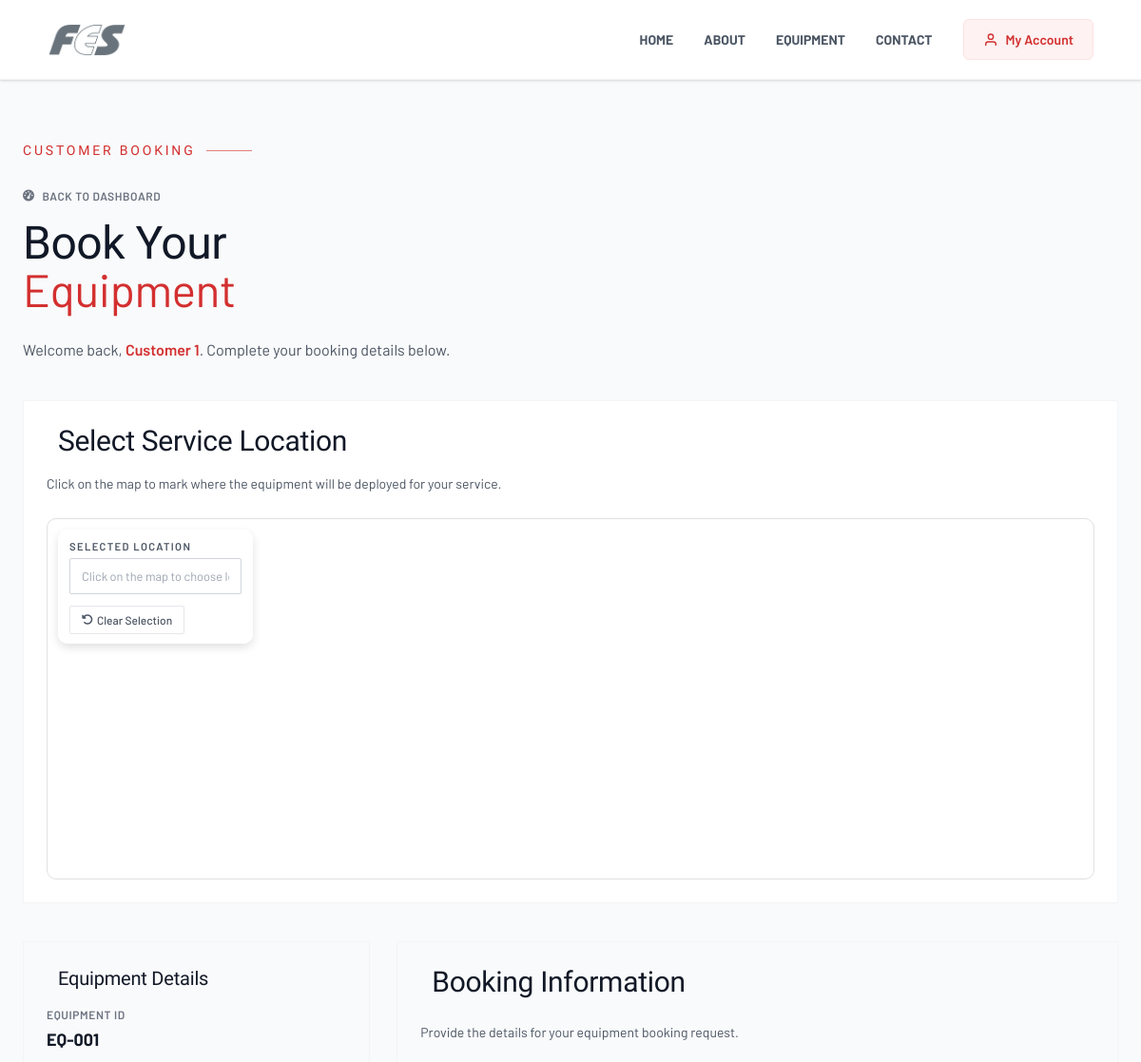
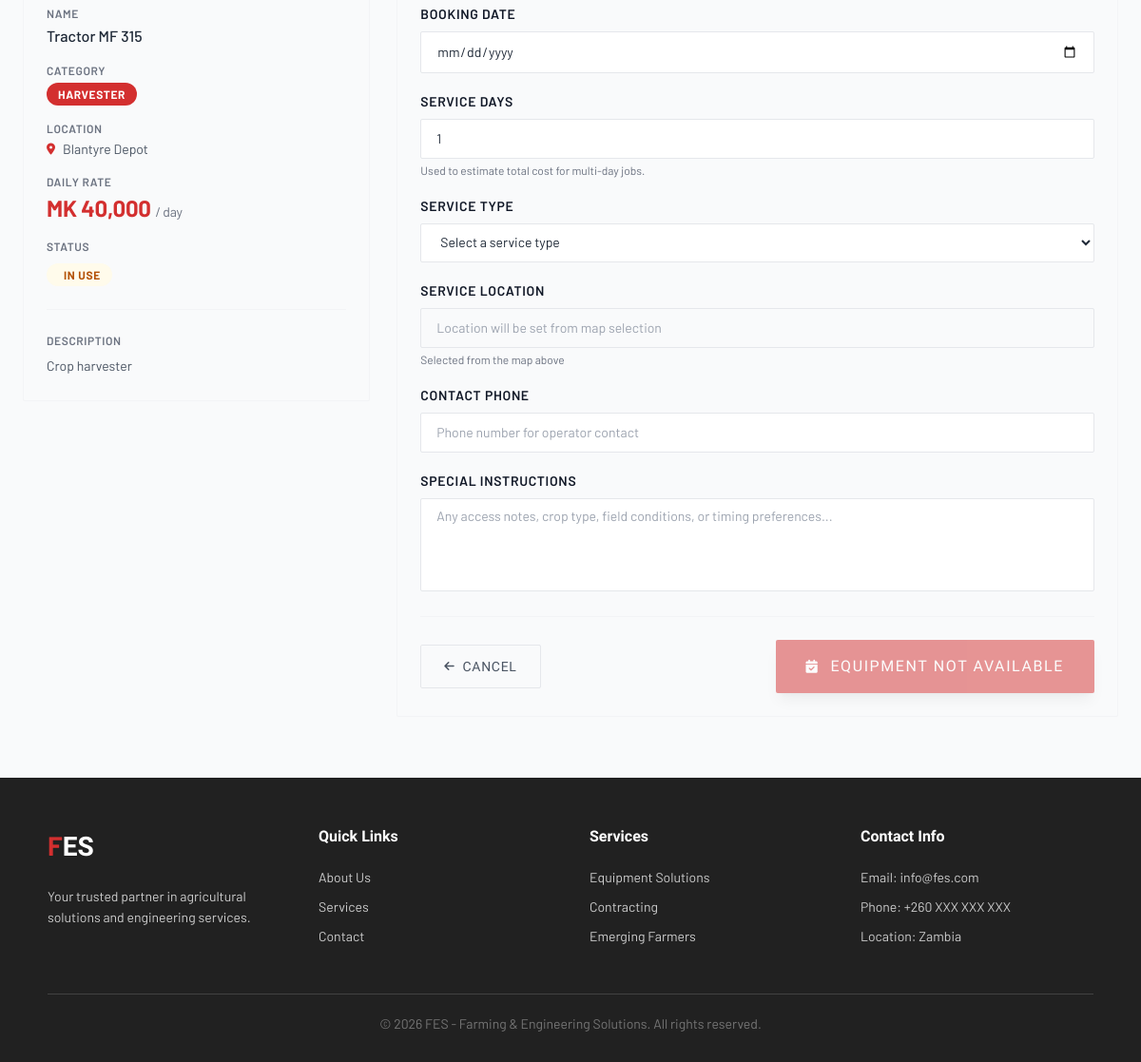
Page /Pages/booking.php?equipment_id=EQ-001 (signed in) on the committed database (2 pictures, top to bottom).
### tables this page shows
CREATE TABLE IF NOT EXISTS `equipment` (
  `id` int NOT NULL AUTO_INCREMENT,
  `equipment_name` varchar(255) NOT NULL,
  `category` varchar(100) NOT NULL,
  `equipment_id` varchar(100) NOT NULL,
  `model` varchar(255) DEFAULT NULL,
  `description` text NOT NULL,
  `status` enum('available','in_use','maintenance','retired') NOT NULL DEFAULT 'available',
  `location` varchar(255) NOT NULL,
  `operator_id` int DEFAULT NULL,
  `purchase_date` date DEFAULT NULL,
  `daily_rate` decimal(10,2) NOT NULL,
  `hourly_rate` decimal(10,2) DEFAULT '0.00',
  `per_hectare_rate` decimal(10,2) DEFAULT NULL,
  `fuel_type` varchar(50) DEFAULT NULL,
  `total_usage_hours` int DEFAULT '0',
  `year_manufactured` int DEFAULT NULL,
  `weight_kg` decimal(10,2) DEFAULT NULL,
  `last_maintenance` date DEFAULT NULL,
  `icon` varchar(100) NOT NULL,
  `image_path` varchar(500) DEFAULT NULL,
  `created_at` timestamp NULL DEFAULT CURRENT_TIMESTAMP,
  `updated_at` timestamp NULL DEFAULT CURRENT_TIMESTAMP ON UPDATE CURRENT_TIMESTAMP,
  PRIMARY KEY (`id`),
  KEY `operator_id` (`operator_id`)
);

### Pages/booking.php (the view, shortened to what the rows shown need)
<?php
$equipmentId  = $_GET['equipment_id'] ?? '';
$equipment    = null;
$error        = '';
if ($equipmentId === '') {
    $error = 'No equipment selected. Please choose equipment from the catalogue first.';
} else {
    try {
        $conn = getDBConnection();
            $sql = "SELECT equipment_id, equipment_name, category, location, daily_rate, hourly_rate, per_hectare_rate, status, description
                FROM equipment
                WHERE equipment_id = ?";
        if ($stmt = $conn->prepare($sql)) {
            $stmt->bind_param('s', $equipmentId);
            $stmt->execute();
            $res = $stmt->get_result();
            if ($row = $res->fetch_assoc()) {
                $equipment = $row;
            } else {
                $error = 'The selected equipment could not be found.';
            }
        } else {
            $error = 'Could not prepare equipment lookup.';
        }
    } catch (Exception $e) {
        error_log('Booking page error: ' . $e->getMessage());
        $error = 'An unexpected error occurred while loading the equipment details.';
    }
}
$equipmentStatus = (string)($equipment['status'] ?? '');
$canBook = ($equipmentStatus === 'available');
$statusCls = 'bg-gray-100 text-gray-700 border-gray-200';
if ($equipmentStatus === 'available') {
    $statusCls = 'bg-emerald-50 text-emerald-700 border-emerald-200';
    $dotCls = 'bg-emerald-500';
} elseif ($equipmentStatus === 'in_use') {
    $statusCls = 'bg-amber-50 text-amber-700 border-amber-200';
} elseif ($equipmentStatus === 'maintenance') {
    $statusCls = 'bg-red-50 text-red-700 border-red-200';
    $dotCls = 'bg-red-500';
} elseif ($equipmentStatus === 'retired') {
    $statusCls = 'bg-gray-100 text-gray-700 border-gray-200';
    $dotCls = 'bg-gray-500';
}
?>
<!DOCTYPE html>
<html lang="en">
<head>
    <link rel="stylesheet" href="https://cdnjs.cloudflare.com/ajax/libs/font-awesome/6.4.0/css/all.min.css">
    <link rel="stylesheet" type="text/css" href="https://api.tomtom.com/maps-sdk-for-web/cdn/6.x/6.25.0/maps/maps.css">
    <script src="https://cdn.tailwindcss.com"></script>
</head>
<body class="bg-gray-50 font-body text-gray-900 antialiased">
<main class="max-w-7xl mx-auto px-6 py-16">
    <div class="mb-10">
        <h1 class="font-display font-900 text-4xl lg:text-5xl text-gray-900 leading-none mb-6" style="letter-spacing:-0.01em;">
            Book Your<br>
            <span class="text-fes-red">Equipment</span>
        </h1>
    </div>
        <?php if (!empty($error)): ?>
            <div class="mb-8 rounded-lg border border-red-200 bg-red-50 px-4 py-3 text-sm text-red-800 flex items-start gap-3">
                <i class="fas fa-exclamation-circle mt-1"></i>
                <div>
                    <?php echo htmlspecialchars($error); ?>
                    <div class="mt-2">
                        <a href="equipment.php" class="inline-flex items-center gap-1 text-xs font-semibold text-red-700 hover:underline">
                            <i class="fas fa-arrow-left"></i> Back to equipment catalogue
                        </a>
                    </div>
                </div>
            </div>
        <?php else: ?>
            <section class="bg-white rounded-sm overflow-hidden border border-gray-100 mb-10">
                <div class="p-6">
                    <div class="flex items-center gap-3 mb-4">
                        <h2 class="font-display font-800 text-2xl lg:text-3xl text-gray-900" style="letter-spacing:-0.01em;">
                            Select Service Location
                        </h2>
                    </div>
                    <p class="text-gray-600 text-sm leading-relaxed mb-6">
                        Click on the map to mark where the equipment will be deployed for your service.
                    </p>
                    <div class="fes-map-wrapper">
                        <div id="fes-booking-map" class="rounded-sm"></div>
                        <div class="fes-map-overlay">
                            <label class="block text-xs font-semibold text-gray-600 mb-1 uppercase tracking-wider">Selected Location</label>
                            <input type="text" id="fes-location-display"
                                   class="w-full border border-gray-300 rounded-sm px-3 py-2 text-sm text-gray-800 focus:outline-none focus:ring-1 focus:ring-fes-red focus:border-fes-red bg-white"
                                   placeholder="Click on the map to choose location" readonly>
                            <button type="button"
                                    id="fes-clear-area"
                                    class="mt-2 inline-flex items-center gap-1 rounded-sm border border-gray-200 bg-white px-3 py-1.5 text-xs font-medium text-gray-600 hover:bg-gray-50">
                                <i class="fas fa-undo-alt text-xs"></i>
                                Clear Selection
                            </button>
                        </div>
                    </div>
                </div>
            </section>
            <div class="grid grid-cols-1 lg:grid-cols-3 gap-7">
                <div class="lg:col-span-1">
                    <section class="equip-card rounded-sm overflow-hidden border border-gray-100">
                        <div class="p-6">
                            <div class="flex items-center gap-3 mb-4">
                                <h2 class="font-display font-800 text-xl text-gray-900" style="letter-spacing:-0.01em;">
                                    Equipment Details
                                </h2>
                            </div>
                            <div class="space-y-4">
                                <div>
                                    <p class="text-xs font-semibold text-gray-500 uppercase tracking-wider mb-1">Equipment ID</p>
                                    <p class="text-lg font-bold text-gray-900"><?php echo htmlspecialchars($equipment['equipment_id']); ?></p>
                                </div>
                                <div>
                                    <p class="text-xs font-semibold text-gray-500 uppercase tracking-wider mb-1">Name</p>
                                    <p class="text-base font-medium text-gray-800"><?php echo htmlspecialchars($equipment['equipment_name']); ?></p>
                                </div>
                                <div>
                                    <p class="text-xs font-semibold text-gray-500 uppercase tracking-wider mb-1">Category</p>
                                    <span class="inline-flex items-center px-3 py-1 rounded-full text-xs font-bold uppercase tracking-wider bg-fes-red text-white">
                                        <?php echo htmlspecialchars(ucfirst($equipment['category'] ?? '')); ?>
                                    </span>
                                </div>
                                <div>
                                    <p class="text-xs font-semibold text-gray-500 uppercase tracking-wider mb-1">Location</p>
                                    <p class="text-sm text-gray-600 flex items-center gap-2">
                                        <i class="fas fa-map-marker-alt text-fes-red text-xs"></i>
                                        <?php echo htmlspecialchars($equipment['location'] ?? '-'); ?>
                                    </p>
                                </div>
                                <div>
                                    <p class="text-xs font-semibold text-gray-500 uppercase tracking-wider mb-1">Daily Rate</p>
                                    <p class="text-2xl font-bold text-fes-red" style="letter-spacing:-0.01em;">
                                        MK <?php echo number_format((float)($equipment['daily_rate'] ?? 0)); ?>
                                        <span class="text-sm font-normal text-gray-500">/ day</span>
                                    </p>
                                </div>
                                <div>
                                    <p class="text-xs font-semibold text-gray-500 uppercase tracking-wider mb-1">Status</p>
                                    <span class="inline-flex items-center gap-1.5 px-3 py-1 rounded-full text-xs font-bold uppercase tracking-wider <?php echo $statusCls; ?>">
                                        <?php echo htmlspecialchars(ucfirst(str_replace('_', ' ', $equipment['status'] ?? 'unknown'))); ?>
                                    </span>
                                </div>
                            </div>
                            <?php if (!empty($equipment['description'])): ?>
                                <div class="mt-6 pt-6 border-t border-gray-100">
                                    <p class="text-xs font-semibold text-gray-500 uppercase tracking-wider mb-2">Description</p>
                                    <p class="text-sm text-gray-600 leading-relaxed">
                                        <?php echo htmlspecialchars($equipment['description']); ?>
                                    </p>
                                </div>
                            <?php endif; ?>
                        </div>
                    </section>
                </div>
                <div class="lg:col-span-2">
                    <section class="equip-card rounded-sm overflow-hidden border border-gray-100">
                        <div class="p-6">
                            <div class="flex items-center gap-3 mb-6">
                                <h2 class="font-display font-800 text-2xl lg:text-3xl text-gray-900" style="letter-spacing:-0.01em;">
                                    Booking Information
                                </h2>
                            </div>
                            <p class="text-gray-600 text-sm leading-relaxed mb-6">
                                Provide the details for your equipment booking request.
                            </p>
                            <form method="post" action="booking-confirmation.php" class="space-y-5">
                                <div>
                                    <label class="block text-sm font-semibold text-gray-900 mb-2 uppercase tracking-wider">Booking Date</label>
                                    <input type="date" name="booking_date" required
                                           class="w-full border border-gray-200 rounded-sm px-4 py-2.5 text-sm text-gray-800 focus:outline-none focus:ring-1 focus:ring-fes-red focus:border-fes-red bg-white">
                                </div>
                                <div>
                                    <label class="block text-sm font-semibold text-gray-900 mb-2 uppercase tracking-wider">Service Days</label>
                                    <input type="number" name="service_days" min="1" value="1" required
                                           class="w-full border border-gray-200 rounded-sm px-4 py-2.5 text-sm text-gray-800 focus:outline-none focus:ring-1 focus:ring-fes-red focus:border-fes-red bg-white"
                                           placeholder="Number of days the job will take">
                                    <p class="mt-1 text-xs text-gray-500">Used to estimate total cost for multi-day jobs.</p>
                                </div>
                                <div>
                                    <label class="block text-sm font-semibold text-gray-900 mb-2 uppercase tracking-wider">Service Type</label>
                                    <select name="service_type" required
                                            class="w-full border border-gray-200 rounded-sm px-4 py-2.5 text-sm text-gray-800 focus:outline-none focus:ring-1 focus:ring-fes-red focus:border-fes-red bg-white">
                                        <option value="">Select a service type</option>
                                    </select>
                                </div>
                                <div>
                                    <label class="block text-sm font-semibold text-gray-900 mb-2 uppercase tracking-wider">Service Location</label>
                                    <input type="text" name="service_location" id="service_location"
                                           placeholder="Location will be set from map selection"
                                           class="w-full border border-gray-200 rounded-sm px-4 py-2.5 text-sm text-gray-800 bg-gray-50" readonly>
                                    <p class="mt-1 text-xs text-gray-500">
                                        Selected from the map above
                                    </p>
                                </div>
                                <div>
                                    <label class="block text-sm font-semibold text-gray-900 mb-2 uppercase tracking-wider">Contact Phone</label>
                                    <input type="tel" name="contact_phone" placeholder="Phone number for operator contact" required
                                           class="w-full border border-gray-200 rounded-sm px-4 py-2.5 text-sm text-gray-800 focus:outline-none focus:ring-1 focus:ring-fes-red focus:border-fes-red bg-white">
                                </div>
                                <div>
                                    <label class="block text-sm font-semibold text-gray-900 mb-2 uppercase tracking-wider">Special Instructions</label>
                                    <textarea name="notes" rows="4"
                                              placeholder="Any access notes, crop type, field conditions, or timing preferences..."
                                              class="w-full border border-gray-200 rounded-sm px-4 py-2 text-sm text-gray-800 focus:outline-none focus:ring-1 focus:ring-fes-red focus:border-fes-red bg-white resize-none"></textarea>
                                </div>
                                <div class="flex items-center justify-between pt-6 border-t border-gray-100">
                                    <a href="equipment.php"
                                       class="inline-flex items-center gap-2 px-6 py-3 border border-gray-200 text-gray-600 font-display font-700 uppercase tracking-wider text-sm rounded-sm hover:bg-gray-50">
                                        <i class="fas fa-arrow-left text-xs"></i>
                                        Cancel
                                    </a>
                                    <button type="submit" <?php echo $canBook ? '' : 'disabled'; ?>
                                            class="inline-flex items-center gap-3 bg-fes-red hover:bg-red-700 text-white font-display font-700 uppercase tracking-wider px-8 py-4 rounded-sm shadow-lg transition-all duration-300 hover:shadow-fes-red/40 hover:shadow-xl <?php echo $canBook ? '' : 'opacity-50 cursor-not-allowed'; ?>" style="font-size:1rem; letter-spacing:0.1em;">
                                        <i class="fas fa-calendar-check text-sm"></i>
                                        <?php echo $canBook ? 'Submit Booking Request' : 'Equipment Not Available'; ?>
                                    </button>
                                </div>
                            </form>
                        </div>
                    </div>
                </div>
    <?php endif; ?>
</main>
</body>
</html>

### rows in the picture
equipment: equipment "EQ-001", equipment_name "Tractor MF 315", category "HARVESTER", location "Blantyre Depot", daily_rate "40,000", status "IN USE", description "Crop harvester"

### other values in the picture
$customerName "Customer 1"
